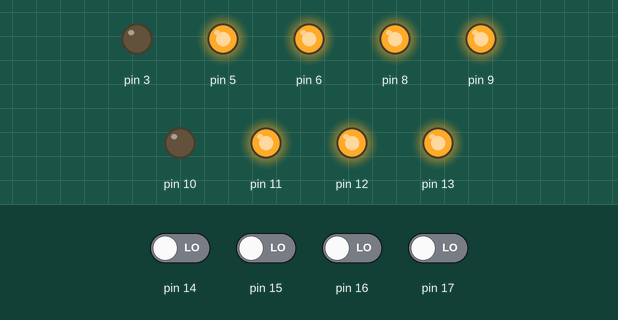
Simulated run of this sketch. Board: Arduino Uno, built with avr-gcc and run on an emulated ATmega328P. Shown: output pins drawn as LEDs (lit = HIGH). The inputs (shaded band) are chosen by the test bench; at power-on: pin 14–17 LOW.

Above: at 1.2 s.
1.3 s: pin 16 driven HIGH
At 2.2 s:
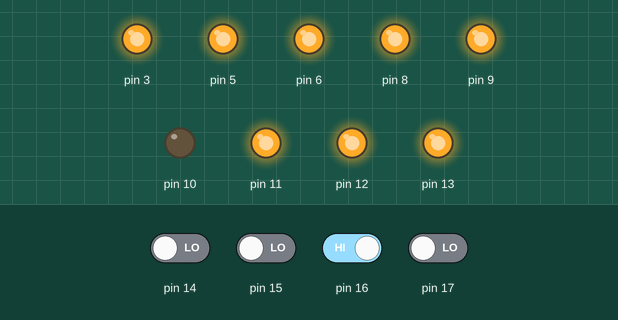
2.8 s: pin 16 driven LOW
At 3.3 s:
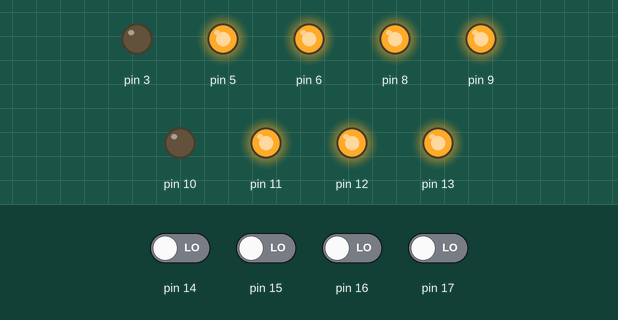
4.3 s: pin 17 driven HIGH
At 5.6 s:
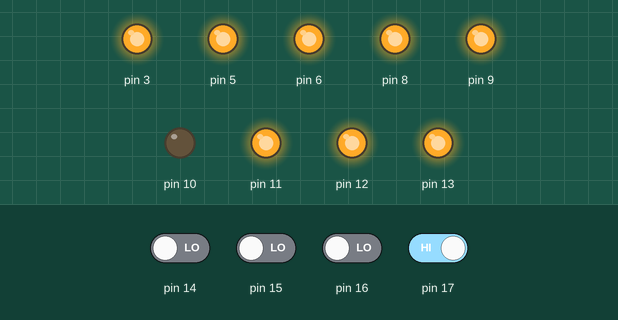
Timing chart, 0 to 7.3 s (numbered marks = the images above; inputs shaded):
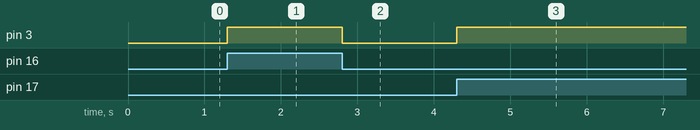

Measured:
- after the input at 1.3 s, pin 3: LOW → HIGH at once
- after the input at 2.8 s, pin 3: HIGH → LOW at once
- after the input at 4.3 s, pin 3: LOW → HIGH at once

The sketch:

ComplexLogic.ino
```cpp
//#include <plcLib.h>
#include <plcLib_activeLOW.h>

/* Programmable Logic Controller Library for the Arduino and Compatibles

   Complex Logic - Solving multiple branch Boolean Logic circuits by using
                   variable(s) to hold temporary calculation results

   Connections:
   Input - switch connected to input X0 (Arduino pin A0 / Tinkerkit pin I0)
   Input - switch connected to input X1 (Arduino pin A1 / Tinkerkit pin I1)
   Input - switch connected to input X2 (Arduino pin A2 / Tinkerkit pin I2)
   Input - switch connected to input X3 (Arduino pin A3 / Tinkerkit pin I3)
   Output - LED connected to output Y0 (Arduino pin 3 / Tinkerkit O5)

   Equivalent Ladder Logic Circuit:
   |                               |
   |         X0    X1              |
   |     |---| |---|/|---|         |
   |     |               |   Y0    |
   |-----|               |---( )---|
   |     |   X2    X3    |         |
   |     |---| |---| |---|         |
   |                               |
   |                               |

   Software and Documentation:
   http://www.electronics-micros.com/software-hardware/plclib-arduino/

*/

unsigned int AUX0;  // AUX0 variable holds top rung temporary result

void setup() {
  setupPLC();       // Setup inputs and outputs
}

void loop() {
   /*
   |
   |     X0         X1          Y0
   |----] [----+----]/[----+----( )----|
   |                       |
   |     X2         X3     |
   |----] [----+----] [----+
   |
   |
   */
                    // Solve first branch
  in(X0);           // Read Input 0
  andNotBit(X1);    // AND with inverted Input 1
  out(AUX0);        // Use auxiliary variable AUX0 to store first branch result

                    // Solve second branch
  in(X2);           // Read Input 2
  andBit(X3);       // AND with Input 3
  orBit(AUX0);      // OR with result from first branch (AUX0)
  out(Y0);          // Send result to Output 0
}
```
